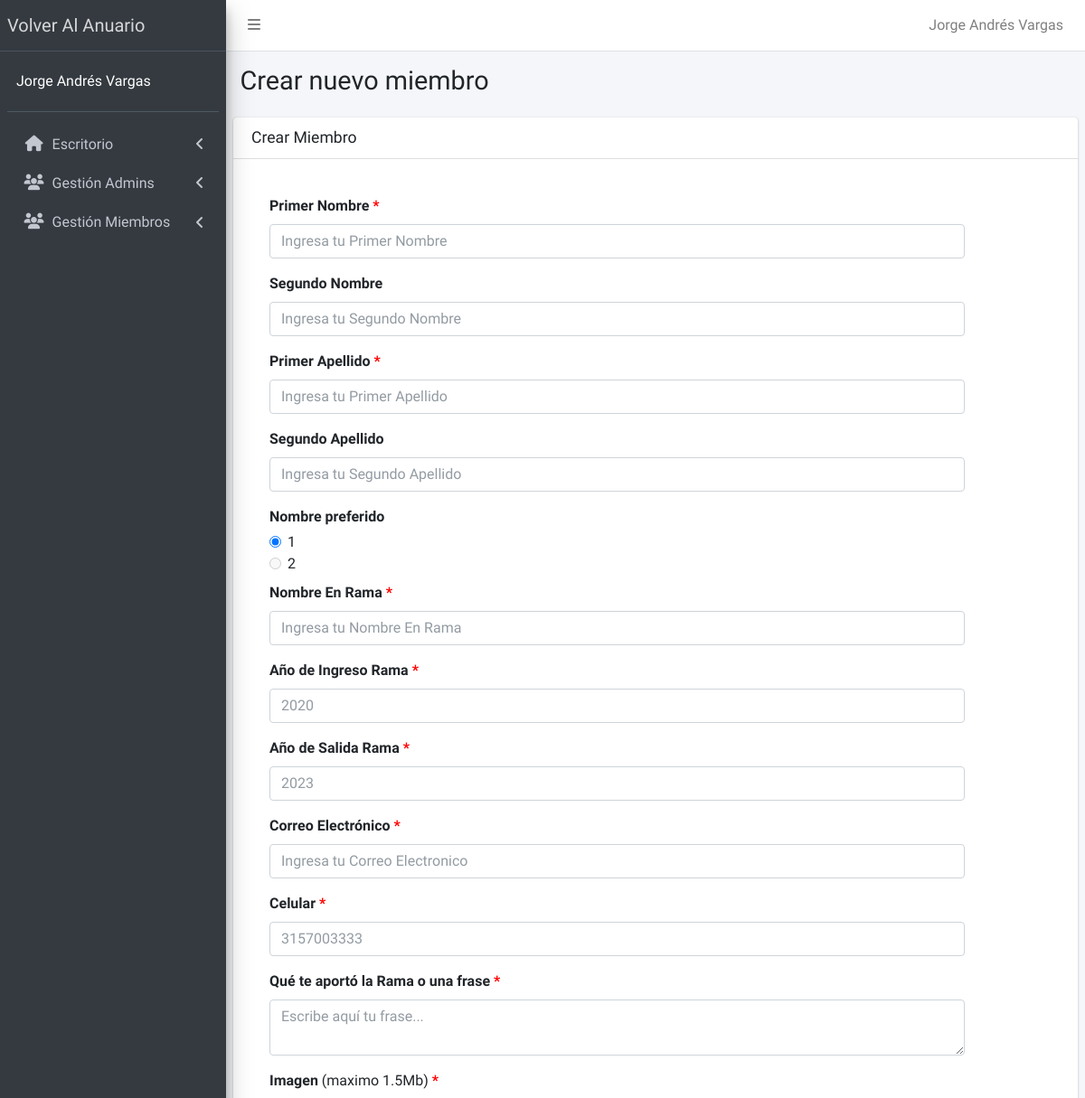
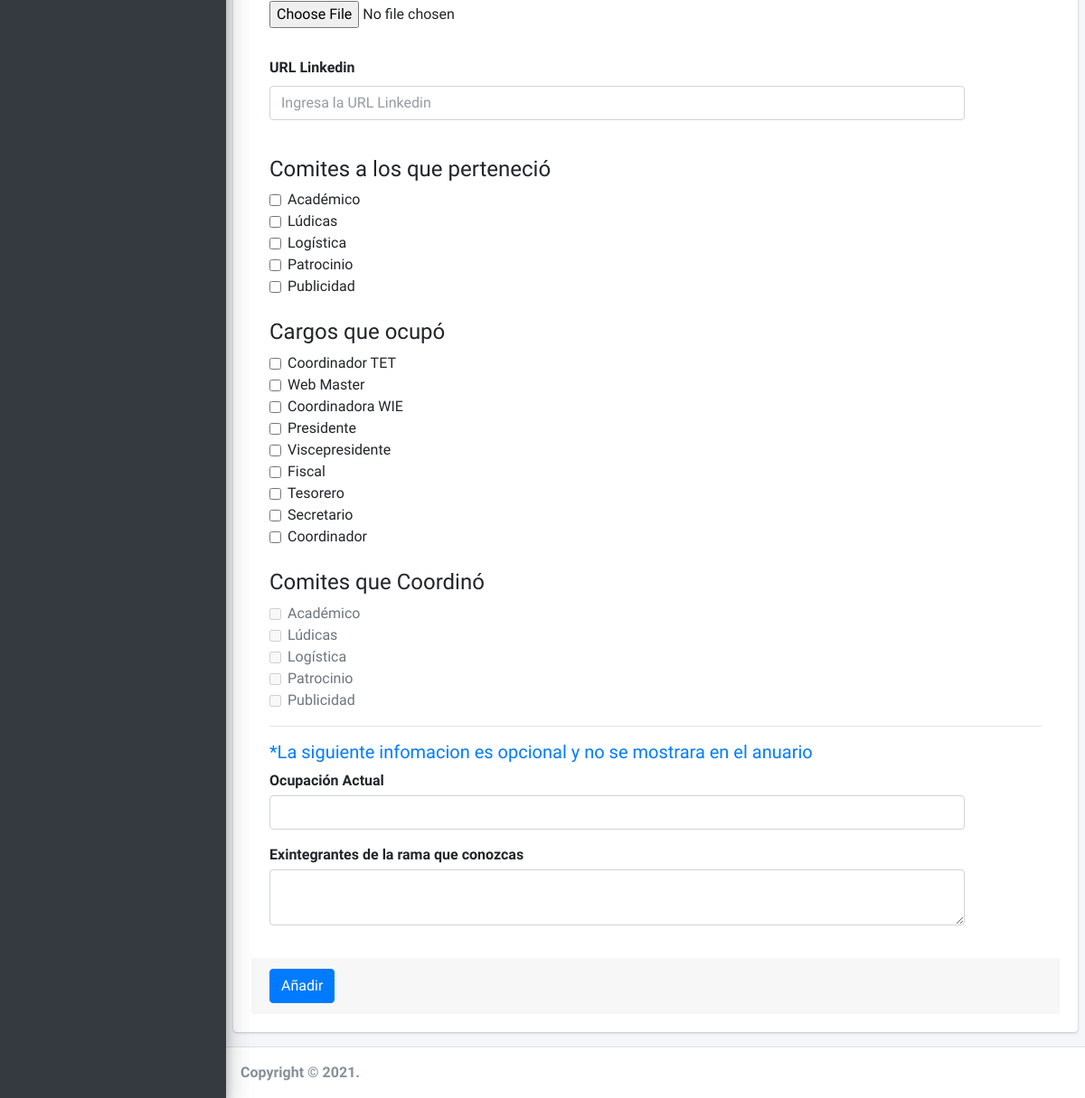
Page /admin/crear-miembro.php (signed in) on the committed database (2 pictures, top to bottom).
### tables this page shows
CREATE TABLE `comites` (
  `id` int(11) NOT NULL,
  `comite` varchar(20) NOT NULL
);

CREATE TABLE `cargos` (
  `id` int(11) NOT NULL,
  `cargo` varchar(20) NOT NULL,
  `urlLogo` varchar(60) NOT NULL
);

### admin/funciones/quitar_tildes.php (called while the page is built)
<?php
function quitar_tildes($cadena) {
$no_permitidas= array ("á","é","í","ó","ú","Á","É","Í","Ó","Ú","ñ","À","Ã","Ì","Ò","Ù","Ã™","Ã ","Ã¨","Ã¬","Ã²","Ã¹","ç","Ç","Ã¢","ê","Ã®","Ã´","Ã»","Ã‚","ÃŠ","ÃŽ","Ã”","Ã›","ü","Ã¶","Ã–","Ã¯","Ã¤","«","Ò","Ã","Ã„","Ã‹");
$permitidas= array ("a","e","i","o","u","A","E","I","O","U","n","N","A","E","I","O","U","a","e","i","o","u","c","C","a","e","i","o","u","A","E","I","O","U","u","o","O","i","a","e","U","I","A","E");
$texto = str_replace($no_permitidas, $permitidas ,$cadena);
return $texto;
}
?>

### templates/datos-miembro.php (the view, shortened to what this page needs)
<div class="card-body">
	<div class="form-group">
		<input type="text" class="form-control" id="primerNombre" name="primerNombre" placeholder="Ingresa tu Primer Nombre" required>
		<label for="primerNombre">Primer Nombre</label>
	</div>
	<div class="form-group">
		<input type="text" class="form-control" id="segundoNombre" name="segundoNombre" placeholder="Ingresa tu Segundo Nombre">
		<label for="segundoNombre">Segundo Nombre</label>
	</div>
	<div class="form-group">
		<input type="text" class="form-control" id="primerApellido" name="primerApellido" placeholder="Ingresa tu Primer Apellido" required>
		<label for="primerApellido">Primer Apellido</label>
	</div>
	<div class="form-group">
		<input type="text" class="form-control" id="segundoApellido" name="segundoApellido" placeholder="Ingresa tu Segundo Apellido">
		<label for="segundoApellido">Segundo Apellido</label>
	</div>
	<label class="mb-1">Nombre preferido</label>
	<div class="form-check">
		<label for="nombrePreferido1" class="form-check-label">1</label>
		<input type="radio" class="form-check-input" id="nombrePreferido1" value=1 name="nombrePreferido" checked>
	</div>
	<div class="form-check mb-2">
		<label for="nombrePreferido2" class="form-check-label">2</label>
		<input type="radio" class="form-check-input" id="nombrePreferido2" value=2 name="nombrePreferido" disabled>
	</div>
	<div class="form-group">
		<input type="text" class="form-control" id="nombreEnRama" name="nombreEnRama" placeholder="Ingresa tu Nombre En Rama" required>
		<label for="nombreEnRama">Nombre En Rama</label>
	</div>
	<div class="form-group">
		<input type="number" class="form-control" id="anioIngresoRama" name="anioIngresoRama" min="1985" max="<?php echo date("Y"); ?>" placeholder="2020" required>
		<label for="anioIngresoRama">Año de Ingreso Rama</label>
	</div>
	<div class="form-group">
		<input type="number" class="form-control" id="anioSalidaRama" name="anioSalidaRama" min="1985" max="<?php echo date("Y") + 2; ?>" placeholder="<?php echo date("Y") + 2; ?>" required>
		<label for="anioSalidaRama">Año de Salida Rama</label>
	</div>
	<div class="form-group">
		<input type="email" class="form-control" id="correo" name="correo" placeholder="Ingresa tu Correo Electronico" required>
		<label for="correo">Correo Electrónico</label>
	</div>
	<div class="form-group">
		<input type="number" class="form-control" id="celular" name="celular" placeholder="3157003333" required>
		<label for="celular">Celular</label>
	</div>
	<div class="form-group">
		<textarea type="text" class="form-control" id="frase" name="frase" maxlength="240" placeholder="Escribe aquí tu frase..." required></textarea>
		<label for="frase">Qué te aportó la Rama o una frase</label>
	</div>
	<div class="form-group">
		<div class="input-group">
			<input type="file" id="imagen-miembro" name="imagen-miembro" accept="image/png, image/jpeg, image/jpg" required>
			<label for="imagen-miembro">Imagen <span style="font-weight: lighter;">(maximo 1.5Mb)</span></label>
		</div>
	</div>
	<div class="form-group">
		<input type="text" class="form-control" id="urlLinkedin" name="urlLinkedin" placeholder="Ingresa la URL Linkedin">
		<label for="urlLinkedin">URL Linkedin</label>
	</div>
	<br>
	<h4>Comites a los que perteneció</h4>
	<?php
	foreach ($array_comites as $comite) {
		$comite_format = strtolower(quitar_tildes($comite['comite']));
	?>
		<div class="form-check">
			<input type="checkbox" class="form-check-input" id="<?php echo $comite_format; ?>" name="<?php echo $comite_format; ?>" value="<?php echo $comite_format; ?>">
			<label for="<?php echo $comite_format; ?>" class="form-check-label"><?php echo $comite['comite']; ?></label>
		</div>
	<?php
	}
	?>
	<br>
	<h4>Cargos que ocupó</h4>
	<?php
	foreach ($array_cargos as $cargo) {
		if ($cargo['id'] != 10) {
			$cargo_format = lcfirst(str_replace(' ', '', quitar_tildes($cargo['cargo'])));
	?>
			<div class="form-check">
				<input type="checkbox" class="form-check-input" id="<?php echo $cargo_format; ?>" name="<?php echo $cargo_format; ?>" value="<?php echo $cargo_format; ?>">
				<label for="<?php echo $cargo_format; ?>" class="form-check-label"><?php echo $cargo['cargo'] ?></label>
			</div>
	<?php
		}
	}
	?>
	<br>
	<h4>Comites que Coordinó</h4>
	<?php
	foreach ($array_comites as $comite) {
		$comite_format = strtolower(quitar_tildes($comite['comite']));
	?>
		<div class="form-check">
			<input type="checkbox" class="form-check-input" id="<?php echo 'coord_' . $comite_format; ?>" name="<?php echo 'coord_' . $comite_format; ?>" value="<?php echo 'coord' . $comite_format; ?>" disabled>
			<label for="<?php echo 'coord_' . $comite_format; ?>" class="form-check-label"><?php echo $comite['comite']; ?></label>
		</div>
	<?php
	}
	?>
	<hr class="mt-3">
	<h5 class="mt-3 text-primary">*La siguiente infomacion es opcional y no se mostrara en el anuario</h5>
	<div class="form-group">
		<input class="form-control" type="text" name="ocupacionActual" id="ocupacionActual">
		<label class="mb-1" for="">Ocupación Actual</label>
	</div>
	<div class="form-group">
		<textarea class="form-control" type="text" name="contactos" id="contactos"></textarea>
		<label class="mb-1" for="">Exintegrantes de la rama que conozcas</label>
	</div>
</div>

### admin/templates/header.php (shortened to what this page needs)
<!DOCTYPE html>
<html>
<head>
    <link rel="stylesheet" href="../admin/css/all.min.css">
    <link rel="stylesheet" href="https://code.ionicframework.com/ionicons/2.0.1/css/ionicons.min.css">
    <link rel="stylesheet" href="../admin/css/adminlte.min.css">
    <link rel="stylesheet" href="../admin/css/dataTables.bootstrap4.min.css">
    <link rel="stylesheet" href="../admin/css/responsive.bootstrap4.min.css">
    <link rel="stylesheet" href="../admin/css/sweetalert2.min.css">
    <link rel="stylesheet" href="https://unpkg.com/leaflet@1.6.0/dist/leaflet.css" />
    <link rel="stylesheet" href="../admin/css/graficas.css">
    <link rel="stylesheet" href="https://cdnjs.cloudflare.com/ajax/libs/cropperjs/1.5.12/cropper.css" />
    <link rel="stylesheet" href="https://cdnjs.cloudflare.com/ajax/libs/cropperjs/1.5.12/cropper.min.css" />
    <link rel="stylesheet" href="../admin/css/admin.css">
</head>

### admin/templates/barra.php (shortened to what this page needs)
<body class="hold-transition sidebar-mini">
    <div class="wrapper">
        <nav class="main-header navbar navbar-expand navbar-white navbar-light">
            <ul class="navbar-nav">
                <li class="nav-item">
                    <a class="nav-link" data-widget="pushmenu" href="#" role="button"><i class="fas fa-bars"></i></a>
                </li>
            </ul>
            <ul class="navbar-nav ml-auto">
                <li class="nav-item dropdown user-menu">
                    <a href="#" class="nav-link dropdown-toggle" data-toggle="dropdown">
                    <span class="d-none d-md-inline"><?php echo $_SESSION['nombre']; ?></span>
                    </a>
                </li>
            </ul>
        </nav>

### admin/templates/navegacion.php (shortened to what this page needs)
<aside class="main-sidebar sidebar-dark-primary elevation-4">
    <a href="../index.php" class="brand-link">
        <span class="brand-text font-weight-light">Volver Al Anuario</span>
    </a>
    <div class="sidebar">
        <div class="user-panel mt-3 pb-3 mb-3 d-flex">
            <div class="info" style="color: white;">
                <?php echo $_SESSION['nombre']; ?>
            </div>
        </div>
        <nav class="mt-2">
            <ul class="nav nav-pills nav-sidebar flex-column" data-widget="treeview" role="menu" data-accordion="false">
                <li class="nav-item has-treeview">
                    <a href="#" class="nav-link">
                        <i class="nav-icon fas fa-home"></i>
                        <p>
                            Escritorio
                            <i class="right fas fa-angle-left"></i>
                        </p>
                    </a>
                </li>
                <li class="nav-item has-treeview">
                    <a href="#" class="nav-link">
                        <i class="nav-icon fas fa-users"></i>
                        <p>
                            Gestión Admins
                            <i class="fas fa-angle-left right"></i>
                        </p>
                    </a>
                </li>
                <li class="nav-item has-treeview">
                    <a href="#" class="nav-link">
                        <i class="nav-icon fas fa-users"></i>
                        <p>
                            Gestión Miembros
                            <i class="fas fa-angle-left right"></i>
                        </p>
                    </a>
                </li>
            </ul>
        </nav>
    </div>
</aside>

### admin/crear-miembro.php (shortened to what this page needs)
<?php
include_once '../connection/db_connection.php';
include_once 'templates/header.php';
include_once 'templates/barra.php';
include_once 'templates/navegacion.php';
include_once 'funciones/quitar_tildes.php'
?>
<div class="content-wrapper">
  <section class="content-header">
    <div class="container-fluid">
      <div class="row mb-2">
        <div class="col-sm-6">
          <h1>Crear nuevo miembro</h1>
        </div>
      </div>
    </div>
  </section>
  <section class="content">
    <div class="card">
      <div class="card-header">
        <h3 class="card-title">Crear Miembro</h3>
      </div>
      <div class="card-body">
        <?php
        $conn = mysqli_connect($host, $user, $pw, $db);
        $sql1 = "SELECT * FROM comites";
        $array_comites = $conn->query($sql1);
        $sql3 = "SELECT * FROM cargos";
        $array_cargos = $conn->query($sql3);
        ?>
        <form role="form" enctype="multipart/form-data" name="crear-registro-miembro" id="crear-registro-miembro" method="post" action="modelo-miembro.php">
          <?php include("../templates/datos-miembro.php") ?>
          <div class="card-footer">
            <button type="submit" class="btn btn-primary">Añadir</button>
          </div>
        </form>
      </div>
    </div>
  </section>
</div>
<?php
include_once 'templates/footer.php';
?>

### admin/templates/footer.php (shortened to what this page needs)
        <footer class="main-footer">
            <strong>Copyright &copy; 2021.</strong>
        </footer>
    </div>
</body>
</html>

### admin/css/admin.css (style rules this page uses)
.form-group, .form-group .input-group { display: flex; flex-direction: column-reverse; height: fit-content; width: 90%; }
.form-check { display: flex; flex-direction: row; align-items: center; }
.form-check-input { margin-top: 0; }
input:required + label::after, textarea:required + label::after { content: " *"; color: red; }

### rows in the picture
comites: comite "Académico"
comites: comite "Lúdicas"
comites: comite "Logística"
comites: comite "Patrocinio"
comites: comite "Publicidad"
cargos: cargo "Coordinador TET"
cargos: cargo "Web Master"
cargos: cargo "Coordinadora WIE"
cargos: cargo "Presidente"
cargos: cargo "Viscepresidente"
cargos: cargo "Fiscal"
cargos: cargo "Tesorero"
cargos: cargo "Secretario"
cargos: cargo "Coordinador"

### other values in the picture
$_SESSION['nombre'] "Jorge Andrés Vargas"
